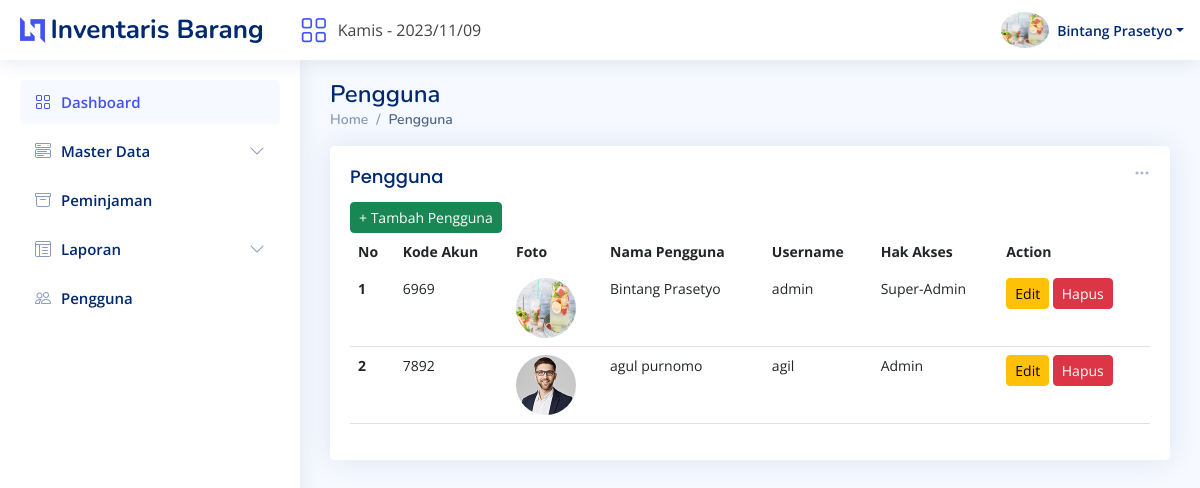
Page /pengguna.php (signed in) on the committed database.
### tables this page shows
CREATE TABLE `user` (
  `id_user` int(11) NOT NULL,
  `kode_akun` int(11) DEFAULT NULL,
  `username` varchar(225) DEFAULT NULL,
  `nama_user` varchar(225) DEFAULT NULL,
  `password` varchar(255) DEFAULT NULL,
  `hak_akses` varchar(255) DEFAULT NULL,
  `foto` varchar(255) DEFAULT NULL
);

### pengguna.php (the view, shortened to what this page needs)
<?php
include_once 'header.php';
?>
<main id="main" class="main">
    <div class="pagetitle">
        <h1>Pengguna</h1>
        <nav>
            <ol class="breadcrumb">
                <li class="breadcrumb-item"><a href="?page=dashboard">Home</a></li>
                <li class="breadcrumb-item active">Pengguna</li>
            </ol>
        </nav>
    </div>
    <section class="section dashboard">
        <div class="row">
            <div class="col-lg-15">
                <div class="row">
                    <div class="col-12">
                        <div class="card recent-sales overflow-auto">
                            <div class="filter">
                                <a class="icon" href="#" data-bs-toggle="dropdown"><i class="bi bi-three-dots"></i></a>
                            </div>
                            <div class="card-body">
                                <h5 class="card-title m-0"> Pengguna</h5>
                                <button class="btn btn-success btn-sm" data-bs-toggle="modal" data-bs-target="#tambahpengguna">+ Tambah Pengguna</button>
                                <table class="table table-border datatable">
                                    <thead>
                                        <tr>
                                            <th scope="col">No</th>
                                            <th scope="col">Kode Akun</th>
                                            <th scope="col">Foto</th>
                                            <th scope="col">Nama Pengguna</th>
                                            <th scope="col">Username</th>
                                            <th scope="col">Hak Akses</th>
                                            <th scope="col">Action</th>
                                        </tr>
                                    </thead>
                                    <tbody>
                                        <?php
                                        $i = 1;
                                        $query = mysqli_query($koneksi, "SELECT * FROM user");
                                        while ($data = mysqli_fetch_array($query)) {
                                        ?>
                                            <tr>
                                                <th scope="row"><?php echo "$i";
                                                                $i++ ?></th>
                                                <td><?php echo $data['kode_akun'] ?></td>
                                                <td>
                                                    <img src="assets/img/avatars/<?php echo $data['foto'] ?>" alt="<?php echo $data['foto'] ?>" class="rounded-circle" style="height:60px;width:60px;">
                                                </td>
                                                <td><?php echo $data['nama_user'] ?></td>
                                                <td><?php echo $data['username'] ?></td>
                                                <td><?php echo ($data['hak_akses'] == 'superadmin' ? 'Super-Admin' : 'Admin') ?></td>
                                                <td>
                                                    <a href="#edit-pengguna" class="btn btn-warning btn-sm" data-bs-toggle="modal" data-bs-target="#edit-pengguna<?= $data['id_user'] ?>">Edit</a>
                                                    <a href="#hapus-pengguna" class="btn btn-danger btn-sm" data-bs-toggle="modal" data-bs-target="#hapus-pengguna<?= $data['id_user'] ?>">Hapus</button>
                                                </td>
                                            </tr>
                                        <?php
                                        }
                                        ?>
                                    </tbody>
                                </table>
                            </div>
                        </div>
                    </div>
                </div>
            </div>
        </div>
    </section>
</main>

### assets/css/style.css (style rules this page uses)
:root { scroll-behavior: smooth; }
body { font-family: "Open Sans", sans-serif; background: #f6f9ff; color: #444444; }
a { color: #4154f1; text-decoration: none; }
h1, h2, h3, h4, h5, h6 { font-family: "Nunito", sans-serif; }
#main { margin-top: 60px; padding: 20px 30px; transition: all 0.3s; }
.pagetitle { margin-bottom: 10px; }
.pagetitle h1 { font-size: 24px; margin-bottom: 0; font-weight: 600; color: #012970; }
.card { margin-bottom: 30px; border: none; border-radius: 5px; box-shadow: 0px 0 30px rgba(1, 41, 112, 0.1); }
.card-title { padding: 20px 0 15px 0; font-size: 18px; font-weight: 500; color: #012970; font-family: "Poppins", sans-serif; }
.card-body { padding: 0 20px 20px 20px; }
.breadcrumb { font-size: 14px; font-family: "Nunito", sans-serif; color: #899bbd; font-weight: 600; }
.breadcrumb a { color: #899bbd; transition: 0.3s; }
.breadcrumb .breadcrumb-item::before { color: #899bbd; }
.breadcrumb .active { color: #51678f; font-weight: 600; }
@media (min-width: 1200px) { #main, #footer { margin-left: 300px; } }
.dashboard .filter { position: absolute; right: 0px; top: 15px; }
.dashboard .filter .icon { color: #aab7cf; padding-right: 20px; padding-bottom: 5px; transition: 0.3s; font-size: 16px; }
.dashboard .recent-sales { font-size: 14px; }
.dashboard .recent-sales .table thead { background: #f6f6fe; }
.dashboard .recent-sales .table thead th { border: 0; }

### rows in the picture
user: kode_akun "6969", foto (picture), nama_user "Bintang Prasetyo", username "admin", hak_akses "Super-Admin"
user: kode_akun "7892", foto (picture), nama_user "agul purnomo", username "agil", hak_akses "Admin"

### other values in the picture
$today_indo "Kamis"
$_SESSION['user']['nama_user'] "Bintang Prasetyo"
